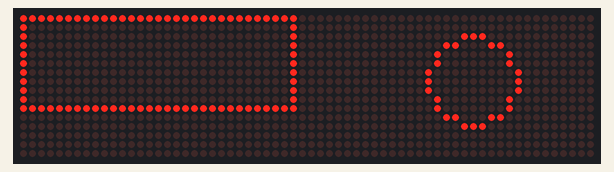
Simulated run of this sketch. Board: Arduino Uno, built with avr-gcc and run on an emulated ATmega328P. Parts: 64×16 LED matrix.

Above: at 0.1 s.
At 0.7 s:
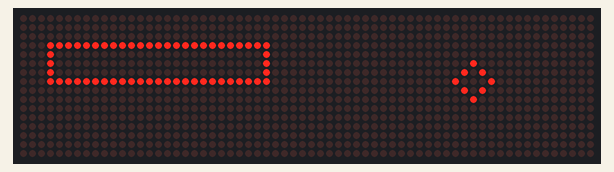
At 1.11 s:
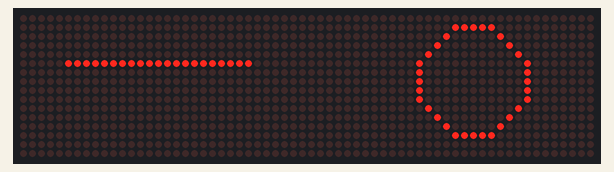
At 1.51 s:
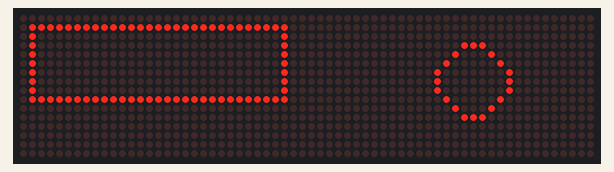

Measured:
- by itself, everything shown: repeats every 1.2 s, in 6 steps

The sketch:

square_circle_pattern.ino
```cpp
/*
  Scrolling alphabet demo, displays characters one at a time into a scrolling box.
 */

#include <SPI.h>
#include <DMD2.h>

// Set Width to the number of displays wide you have
const int WIDTH = 2;

SoftDMD dmd(WIDTH, 1);  // DMD controls the entire display
DMD_TextBox box(dmd);  // "box" provides a text box to automatically write to/scroll the display

// the setup routine runs once when you press reset:
void setup() {
  Serial.begin(9600);
  dmd.setBrightness(255);
  dmd.begin();
}

// the loop routine runs over and over again forever:
void loop() {
  for(int i = 0; i < 100; i++) {
    dmd.drawBox(0, 0, 30, 10);
    dmd.drawCircle(50, 7, 5);
    delay(200);
    dmd.clearScreen();
    dmd.drawBox(1, 1, 29, 9);
    dmd.drawCircle(50, 7, 4);
    delay(200);
    dmd.clearScreen();
    dmd.drawBox(2, 2, 28, 8);
    dmd.drawCircle(50, 7, 3);
    delay(200);
    dmd.clearScreen();
    dmd.drawBox(3, 3, 27, 7);
    dmd.drawCircle(50, 7, 2);
    delay(200);
    dmd.clearScreen();
    dmd.drawBox(4, 4, 26, 6);
    dmd.drawCircle(50, 7, 1);
    delay(200);
    dmd.clearScreen();
    dmd.drawBox(5, 5, 25, 5);
    dmd.drawCircle(50, 7, 6);
    delay(200);
    dmd.clearScreen();
  }
}
```
